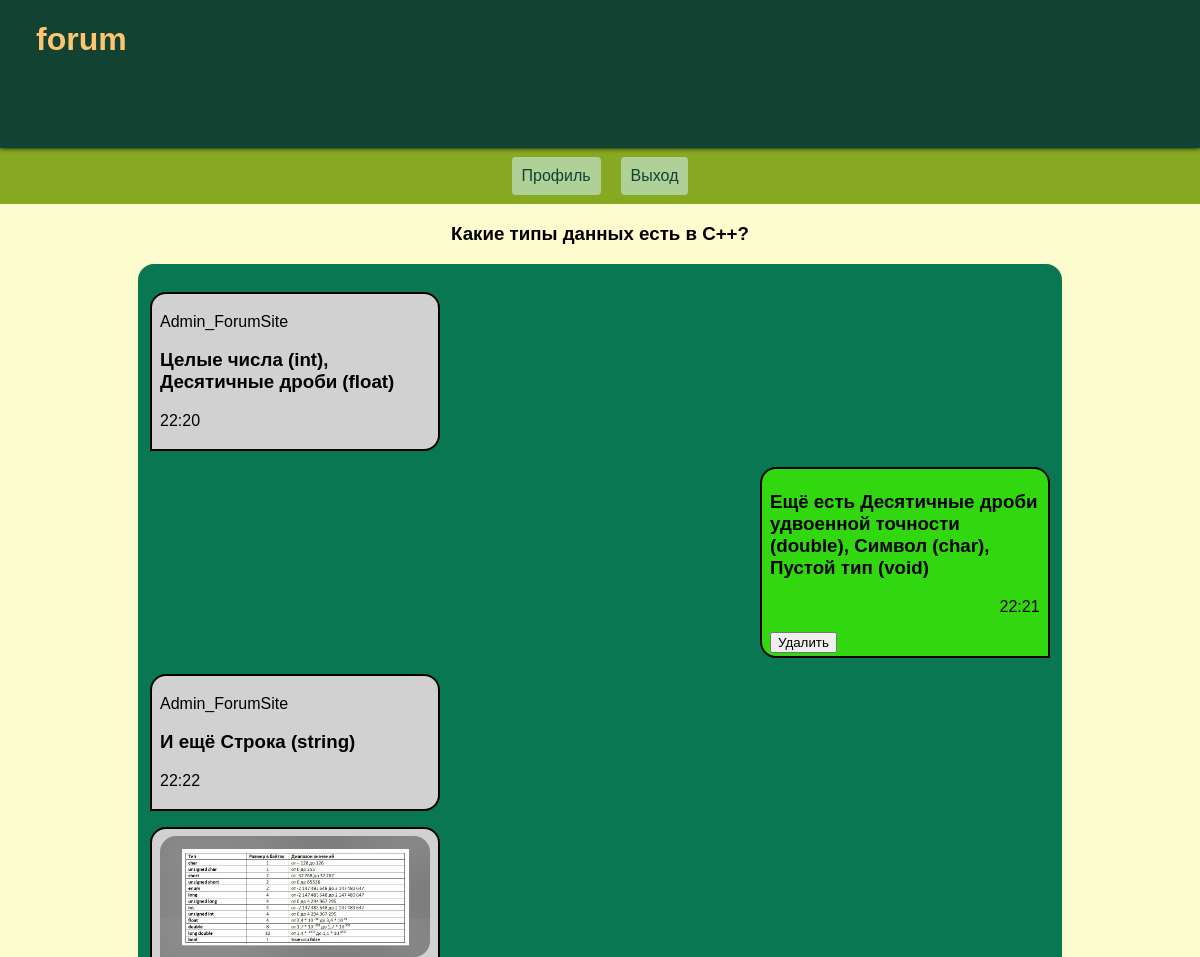
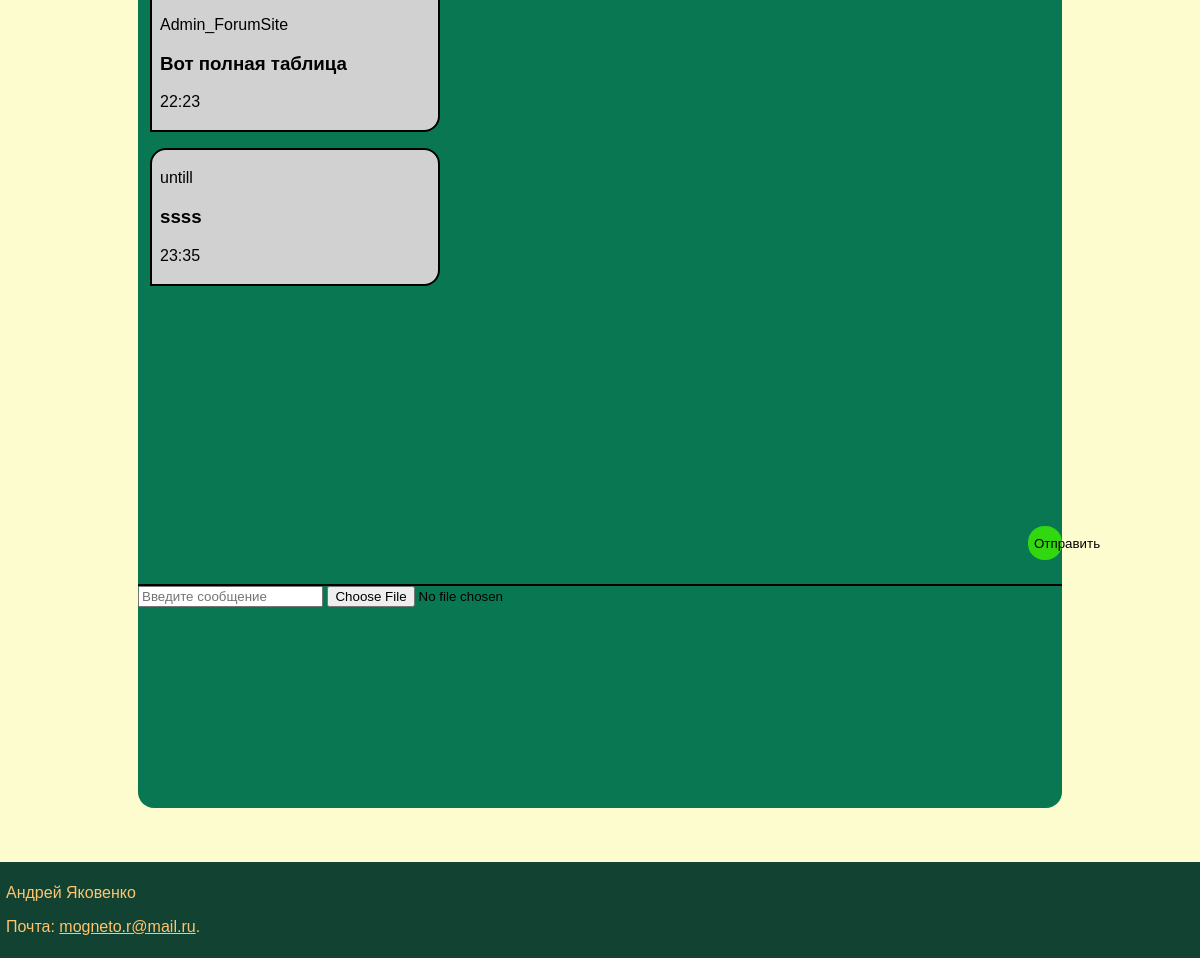
Page /question_detail/2 (signed in) on the committed database (2 pictures, top to bottom).
### forum/models.py (models this page shows, shortened)
class Question(models.Model):
    text_question = models.CharField(max_length=70)
    topic = models.ManyToManyField(Topic)

class Message(models.Model):
    author = models.ForeignKey(User, on_delete=models.CASCADE, blank=True)
    text = models.CharField(max_length=500)
    time = models.DateTimeField(auto_now_add=True)
    image = models.ImageField(upload_to='messages/', blank=True)
    question = models.ForeignKey(Question, on_delete=models.CASCADE, blank=True)

### forum/views.py (the view)
# urls.py: path('question_detail/<int:pk>', views.question_detail, name='question_detail'),
@never_cache
@login_required(login_url='login')
def question_detail(request, pk):
    user = request.user
    question = get_object_or_404(Question, pk=pk)
    messages = Message.objects.filter(question=question)
    if request.method == 'POST':
        message_form = MessageForm(data=request.POST, files=request.FILES)
        if message_form.is_valid():
            message = message_form.save(commit=False)
            message.author = request.user  # Автоматически устанавливаем автора
            message.question = question         # и тему
            message.save()
            redirect('question_detail', pk=pk)
        else:
            print(message_form.errors)
    else:
        message_form = MessageForm()
    return render(request, 'card/question_detail.html', {'question':question, 'form': message_form, 'messages': messages})

### forum/forms.py
class MessageForm(forms.ModelForm):
    class Meta:
        model = Message
        fields = ('author', 'text', 'image', 'question')

### forum/templates/card/question_detail.html (shortened to what this page needs)
{% extends "card/base.html" %}
{% block content %}
    <div id='topic_head'>
        <h3 id='title_topic'>{{question.text_question}}</h3>
    </div>
    <div id="window">
        {% for message in messages %}
            {% if message.author == user %}
                {% if message.image %}
                    <p>
                        <div class='text_message_user' id="message-{{message.pk}}">
                            <img style="" class='image_message_user' src={{message.image.url}} alt='foto_author'\>
                            <h3>{{message.text}}</h3>
                            <p>{{message.time|date:"H:i"}}</p>
                            <button onclick="sendDelete({{message.pk}})">Удалить</button>
                        </div>
                    </p>
                {% else %}
                    <p>
                        <div class='text_message_user' id="message-{{message.pk}}">
                            <h3>{{message.text}}</h3>
                            <p>{{message.time|date:"H:i"}}</p>
                            <button onclick="sendDelete({{message.pk}})">Удалить</button>
                        </div>
                    </p>
                {% endif %}
            {% else %}
                {% if message.image %}
                    <p>
                        <div class='text_message_interlocutor'>
                            <img class='image_message_interlocutor' src={{message.image.url}} alt='foto_users'\>
                            <p>{{message.author}}</p>
                            <h3>{{message.text}}</h3><p>{{message.time|date:"H:i"}}</p>
                        </div>
                    </p>
                {% else %}
                    <p>
                        <div class='text_message_interlocutor'>
                            <p>{{message.author}}</p>
                            <h3>{{message.text}}</h3><p>{{message.time|date:"H:i"}}</p>
                        </div>
                    </p>
                {% endif %}
            {% endif %}
        {% endfor %}
    </div>
    <div id='text_bar'>
       <input id="message_input" type="text" placeholder="Введите сообщение">
       <input type="file" id="image_input" accept="image/*">
       <button id='text_button' onclick="sendMessage()">Отправить</button>
    </div>
{% endblock %}

### forum/static/css/base.css (style rules this page uses)
body { min-height: 100vh; width: 100%; background-color: #fcfcce; margin: 0 auto; display: flex; flex-direction: column; font-family: 'Jost', sans-serif; }
#topic_head { width: 40%; text-align: center; left: 0; right: 0; margin: 0 auto; }
#window { height: 85%; width: 75%; left: 0; right: 0; margin: 0 auto; padding: 1%; border-radius: 16px 16px 0px 0px; background-color:#087752; overflow-y: scroll; }
.text_message_user { width: 30%; padding: 3px 8px; border: 2px solid #000000; margin-left: auto; margin-right: 0; background-color: #31d810; border-radius: 16px 16px 0px 16px; }
.text_message_user p { width: 15%; margin-left: auto; margin-right: 0; }
.text_message_interlocutor { width: 30%; padding: 3px 8px; border: 2px solid #000000; margin-right: auto; margin-left: 0; border-radius: 16px 16px 16px 0px; background-color: rgb(209, 209, 209); }
.image_message_interlocutor { width: 100%; margin-top: 1.5%; border-radius: 16px 16px 16px 0px; }
#text_bar { height: 15%; width: 77%; left: 0; right: 0; margin: 0 auto; align-items: center; background-color: #087752; border-top: 2px solid #000000; border-radius: 0px 0px 16px 16px; }
#text_button { height: 34px; width: 34px; left: 0; right: 0; margin: 0 auto; float: right; position: relative; bottom: 60px; border: none; border-radius: 48%; background-color: #31d810; background-image: url('forum\static\image_for_site\send_icon_183897.png'); cursor: pointer; }

### rows in the picture
Question: text_question "Какие типы данных есть в C++?"
Message: author "Admin_ForumSite", text "Целые числа (int), Десятичные дроби (float)", time "22:20"
Message: text "Ещё есть Десятичные дроби удвоенной точности (double), Символ (char), Пустой тип (void)", time "22:21"
Message: author "Admin_ForumSite", text "И ещё Строка (string)", time "22:22"
Message: image (picture), author "Admin_ForumSite", text "Вот полная таблица", time "22:23"
Message: author "untill", text "ssss", time "23:35"
